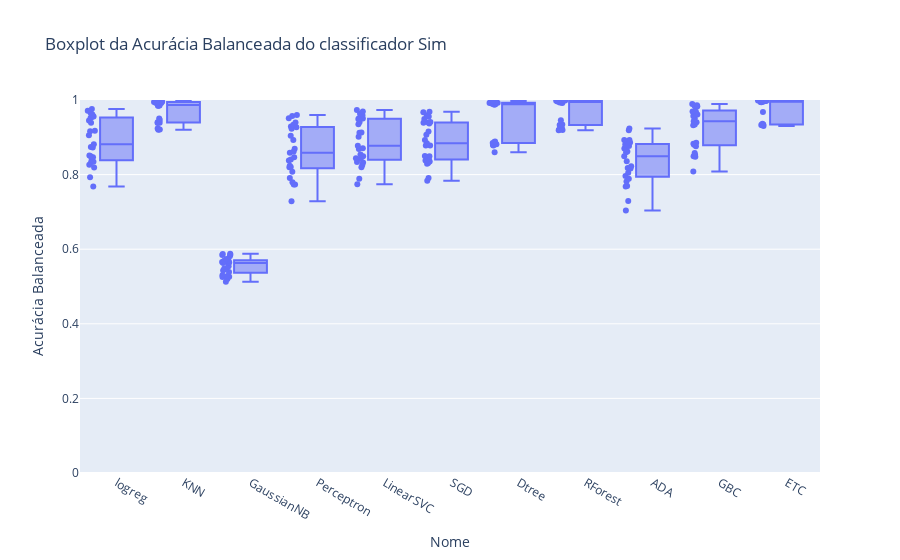
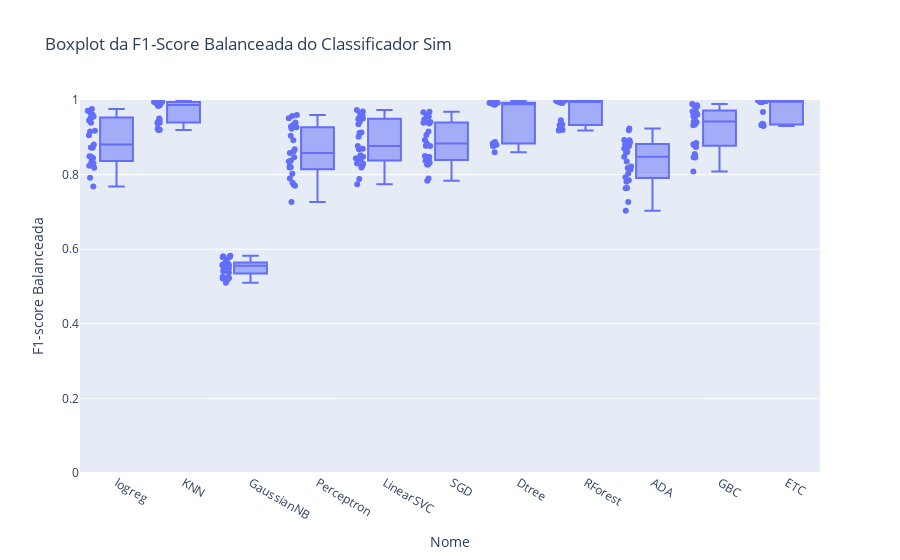

The code cell stored with these charts, in order, in its notebook:
### Code cell
# Criar boxplot da acurácia por modelo sim sim  
fig = px.box(df2, x='Nome', y='Acurácia Balanceada', points='all', title='Boxplot da Acurácia Balanceada do classificador Sim')

fig.update_yaxes(range=[0, 1])
fig.show()

fig = px.box(df2, x='Nome', y='F1-score Balanceada', points='all', title='Boxplot da F1-Score Balanceada do Classificador Sim')
fig.update_yaxes(range=[0, 1])
fig.show()

### Figure 1 — Plotly figure (JSON) as saved in the notebook; plotly's stock layout.template omitted (floating-point values rounded to 4 significant figures; data arrays with more than 128 entries replaced by an {"elided": "..."} marker saying what was removed)
{"data": [{"alignmentgroup": "True", "boxpoints": "all", "hovertemplate": "Nome=%{x}<br>Acurácia Balanceada=%{y}<extra></extra>", "legendgroup": "", "marker": {"color": "#636efa"}, "name": "", "notched": false, "offsetgroup": "", "orientation": "v", "showlegend": false, "type": "box", "x": {"elided": "275 str values"}, "x0": " ", "xaxis": "x", "y": {"elided": "275 float values"}, "y0": " ", "yaxis": "y"}], "layout": {"boxmode": "group", "legend": {"tracegroupgap": 0}, "title": {"text": "Boxplot da Acurácia Balanceada do classificador Sim"}, "xaxis": {"anchor": "y", "domain": [0, 1], "title": {"text": "Nome"}}, "yaxis": {"anchor": "x", "domain": [0, 1], "range": [0, 1], "title": {"text": "Acurácia Balanceada"}}}}

### Figure 2 — Plotly figure (JSON) as saved in the notebook; plotly's stock layout.template omitted (floating-point values rounded to 4 significant figures; data arrays with more than 128 entries replaced by an {"elided": "..."} marker saying what was removed)
{"data": [{"alignmentgroup": "True", "boxpoints": "all", "hovertemplate": "Nome=%{x}<br>F1-score Balanceada=%{y}<extra></extra>", "legendgroup": "", "marker": {"color": "#636efa"}, "name": "", "notched": false, "offsetgroup": "", "orientation": "v", "showlegend": false, "type": "box", "x": {"elided": "275 str values"}, "x0": " ", "xaxis": "x", "y": {"elided": "275 float values"}, "y0": " ", "yaxis": "y"}], "layout": {"boxmode": "group", "legend": {"tracegroupgap": 0}, "title": {"text": "Boxplot da F1-Score Balanceada do Classificador Sim"}, "xaxis": {"anchor": "y", "domain": [0, 1], "title": {"text": "Nome"}}, "yaxis": {"anchor": "x", "domain": [0, 1], "range": [0, 1], "title": {"text": "F1-score Balanceada"}}}}
